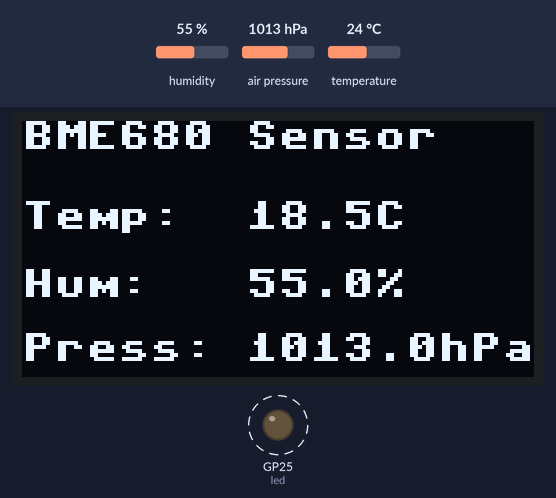
Simulated run of this program. Board: Raspberry Pi Pico running MicroPython. Parts: 128×64 one-colour display, output pins drawn as LEDs (lit = HIGH). Dashed ring = blinking. The test bench sets the inputs (shaded band); at power-on: humidity 55 %, air pressure 1013 hPa, temperature 24 °C. WiFi joins after 1.5 s; web requests get an empty 200 reply after 0.4 s.

Above: at 7.94 s.
8.3 s: humidity set to 22 %
At 9.0 s:
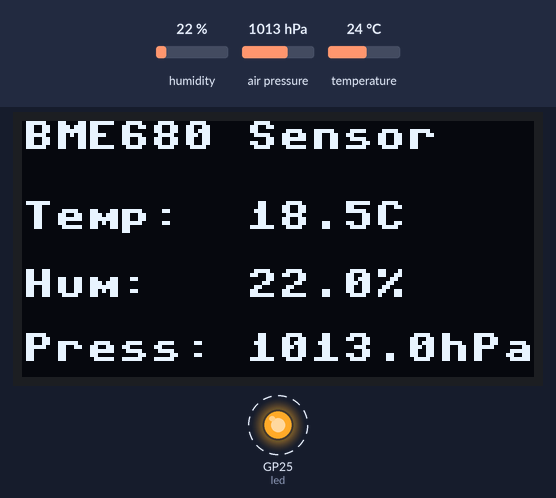
9.8 s: air pressure set to 952 hPa
At 12.3 s:
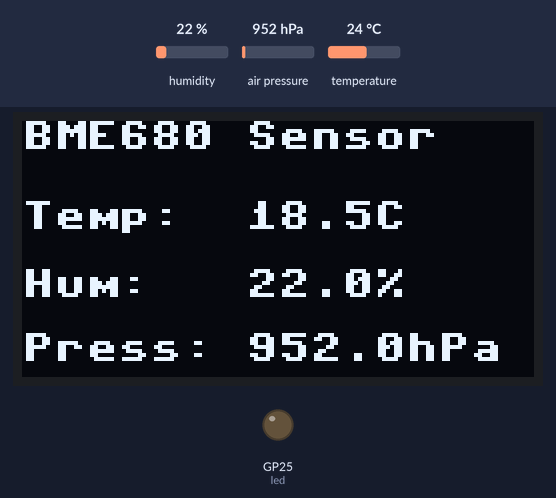
12.4 s: temperature set to 12 °C
At 14.8 s:
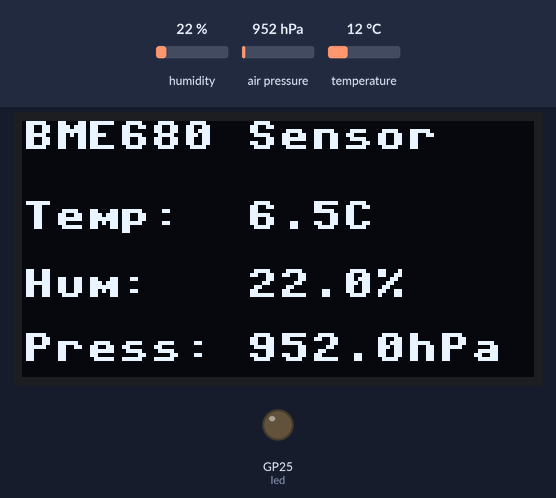
14.9 s: humidity set to 40 %
At 17.6 s:
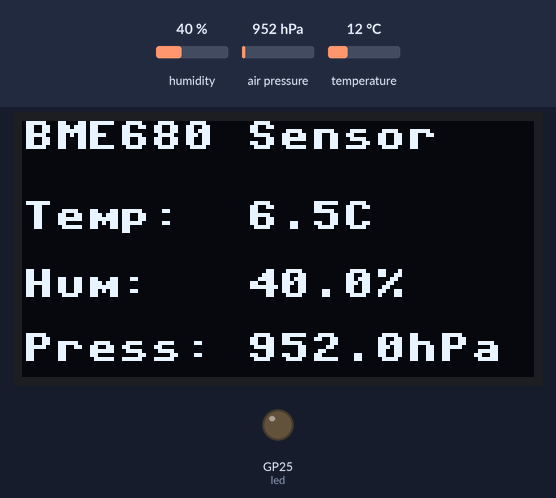
Timing chart, 0 to 18.4 s (numbered marks = the images above; inputs shaded):
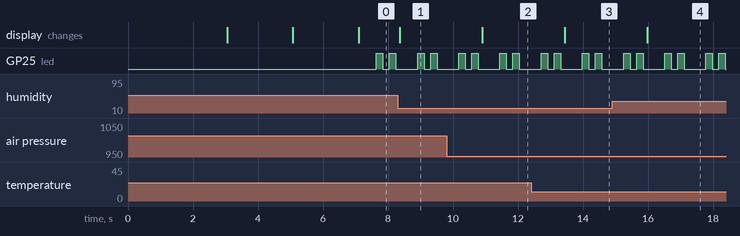

Measured:
- after the input at 8.3 s, the display: changes after 0.07 s (image 1)
- after the input at 9.8 s, the display: changes after 1.1 s (image 2)
- after the input at 12.4 s, the display: changes after 1.0 s (image 3)
- after the input at 14.9 s, the display: changes after 1.1 s (image 4)
- by itself, GP25 (led): repeats every 1.3 s: LOW 0.20 s, HIGH 0.20 s, LOW 0.67 s, HIGH 0.20 s

The program:

BME680-Client_V3.py
```python
# New client/server version with additional Raspberry Pi Zero 2W
# Sensors: BME680, I2C, temperature, humidity, air pressure
# Project reference with ChatGPT: CHAPDP11GY-ENV-PICO-2025
#  https://pdp11gy.com/Climatestation.html
#             www.pdp11gy.com   E-mail: info@pdp11gy.com
# -------------------------------------------------------------
from machine import UART, Pin, I2C
from ssd1306 import SSD1306_I2C
import network
import urequests
import time
import machine
import bme680
#
# OLD:UART Weather Module WS3
# OLD:WS3/TX-->UART0/Pin2(GP1) WS3/RX-->UART0/PIN1(GP0)
# OLD:uart = UART(0, baudrate=9600, tx=Pin(2), rx=Pin(1))
#
#--------------I2C Setup ---------
# MBE680,SDA --> PICO GPIO0,PIN 1
# MBE680,SCL --> PICO GPIO1,PIN 2
i2c = I2C(0, scl=Pin(1), sda=Pin(0))
sensor = bme680.BME680_I2C(i2c, address=0x77)
#
# --------- OLED Setup ---------
# SSD1306-Treiber muss im selben Skript sein (wie vorher)
# I2C1 auf GP14=SDA, GP15=SCL
i2c = I2C(1, sda=Pin(14), scl=Pin(15), freq=400000)
oled = SSD1306_I2C(128, 64, i2c)
#
led = machine.Pin("LED", machine.Pin.OUT)
#
#SERVER = "http://192.168.178.80:5000/data"  # My Station 1
SERVER = "http://192.168.178.72:5000/data"   # My Station 2
#
# ---------------------------------------------------------
# WLAN Daten + Power-Up
# ---------------------------------------------------------
SSID = "Dein WLAN-Name"
PW   = "Dein WLAN-Password"
#
time.sleep(2)     # Power-Up
timeout = 10
wlan = network.WLAN(network.STA_IF)
wlan.active(False)
time.sleep(1)
wlan.active(True)
wlan.connect(SSID, PW)
oled.text("Verbinde WLAN", 0, 16)
oled.show()
while not wlan.isconnected() and timeout > 0:
    time.sleep(1)
    timeout -= 1
if not wlan.isconnected():
    oled.text("  WLAN failed ", 0, 28)
    oled.text(" Reset in 5 Sec",0, 40)
    oled.show()
    time.sleep(5)
    import machine
    machine.reset()
oled.text("    WLAN ok", 0, 38)
oled.show()
time.sleep(2)
#
def send_bme680(temperature, humidity, pressure):
    try:
        data = {
            "sensor": "bme680",
            "temperature": round(temperature, 1),
            "humidity": round(humidity, 1),
            "pressure": round(pressure, 1)
        }
        r = urequests.post(SERVER, json=data)
        r.close()
    except Exception as e:
        print("Sendefehler:", e)
#
# -------------------------------
# Hauptloop
# -------------------------------
led.value(0)
OFFSET = 5.5                 # Korrekturwert
count = 5                    # Nur jede 5te messung wird gesendet
while True:
    temp = sensor.temperature - OFFSET
    hum = sensor.humidity
    press = sensor.pressure
    oled.fill(0)
    oled.text("BME680 Sensor", 0, 0)
    oled.text("Temp:  {:.1f}C".format(temp), 0, 20)
    oled.text("Hum:   {:.1f}%".format(hum), 0, 37)
    oled.text("Press: {:.1f}hPa".format(press), 0, 53)
    oled.show()
    #---------------------------!
    if count > 0:
        count -= 1
    else:
        count=5
        send_bme680(temp, hum, press)
        led.toggle()   # Zustand umschalten
        time.sleep(0.2)
        led.toggle()   # Zustand umschalten
        time.sleep(0.2)
        led.toggle()   # Zustand umschalten
        time.sleep(0.2)
        led.toggle()   # Zustand umschalten
        #
        #---------------------------!
        time.sleep(0.1)
# Ende Hauptloop
```
